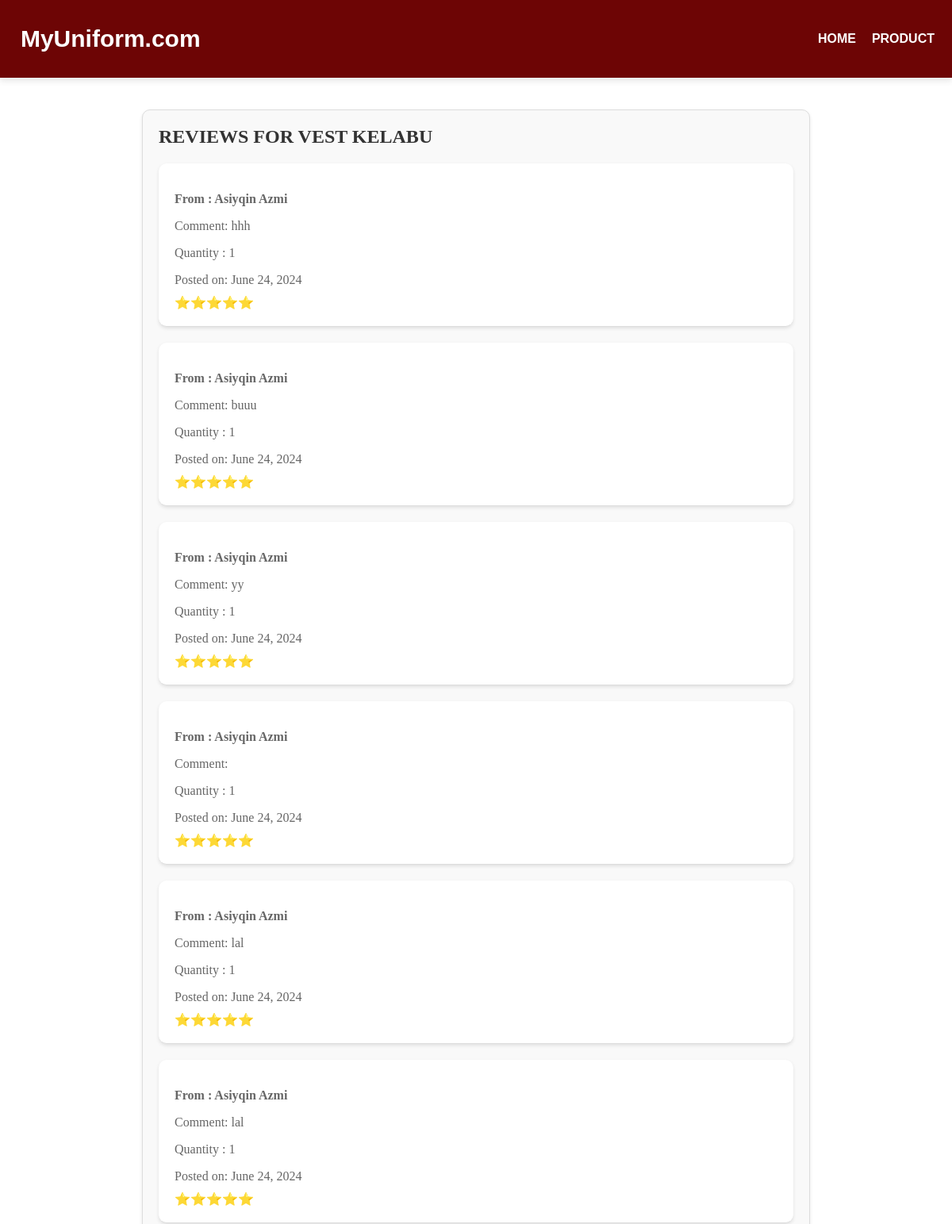
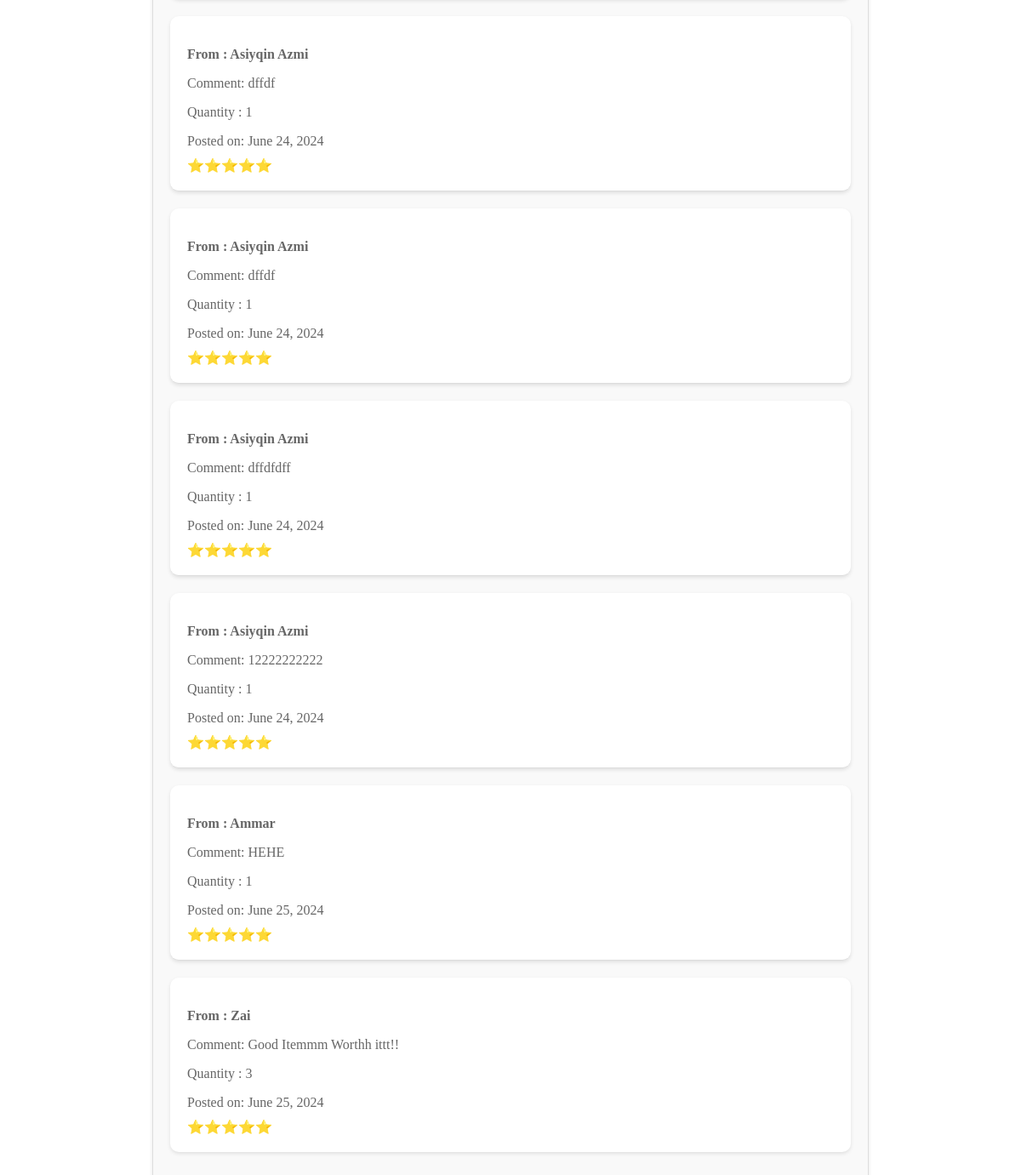
The page /MyUnifoorm/product/review/VK001/ on the database its author committed (2 pictures, top to bottom).
### MyUnifoorm/models.py (models this page shows)
class Product(models.Model):
    ProductID = models.CharField(max_length=5,primary_key=True)
    ProductName = models.TextField()
    ProdImg = models.ImageField(upload_to="productpic" ,default="null")
    Description = models.TextField()
    Price = models.FloatField()
    Brand = models.CharField(max_length=20)
    Size = models.CharField(max_length=4)
    Color = models.CharField(max_length=10)
    Quantity = models.IntegerField()
    Material = models.CharField(max_length=20)

class Review(models.Model):
    ReviewID = models.AutoField(primary_key=True)
    OrderID = models.ForeignKey(Order , on_delete=models.CASCADE)
    Email = models.ForeignKey(User, on_delete=models.CASCADE)
    Comment = models.TextField()
    ReviewDate = models.DateField()

class User(models.Model):
    Email = models.CharField(max_length=25 ,primary_key= True)
    Password  = models.CharField(max_length=12)
    Name = models.TextField()
    PhoneNumber = models.CharField(max_length=13)
    Address = models.TextField()

class Order(models.Model):
    OrderID  = models.AutoField( primary_key= True)
    Email = models.ForeignKey(User,on_delete=models.CASCADE)
    ProductID = models.ForeignKey(Product,on_delete=models.CASCADE)
    Qty = models.IntegerField(default=0)
    OrderDate = models.DateField()
    OrderStatus = models.CharField(max_length=20)
    TotalAmount = models.FloatField()

### MyUnifoorm/views.py (the view)
# urls.py: path('product/review/<str:product_id>/', views.review, name='review'),
def review(request, product_id):
    product = Product.objects.get(ProductID=product_id)
    reviews = Review.objects.filter(OrderID__ProductID=product)
    return render(request, 'review.html', {'reviews': reviews, 'product': product})

### MyUnifoorm/templates/review.html (shortened to what this page needs)
<!DOCTYPE html>
<html lang="en">
<head>
</head>
<header>
    <div class="logo">
        <p>MyUniform.com</p>
    </div>
    <nav>
        <ul>
            <li><a href="/MyUnifoorm/">HOME</a></li>
            <li><a href="/MyUnifoorm/product">PRODUCT</a></li>
        </ul>
    </nav>
</header>
<body>
    <div class="review-product">
        {% if reviews %}
        <h2>REVIEWS FOR {{product.ProductName}}</h2>
        <ul>
            {% for review in reviews %}
                <li>
                    <strong><p>From : {{ review.Email.Name }}</p></strong>
                    <p>Comment: {{ review.Comment }}</p>
                    <p>Quantity : {{review.OrderID.Qty}}</p>
                    <p>Posted on: {{ review.ReviewDate }}</p>
                    <div class="rating">
                        {{ review.Rating }} ⭐⭐⭐⭐⭐
                    </div>
                </li>
            {% endfor %}
        </ul>
    {% else %}
        <p>No reviews available.</p>
    {% endif %}
</div>
</body>
</html>

### MyUnifoorm/templates/review.html (style rules this page uses)
body { margin: 0; padding: 0; }
header { background-color: #6d0505; color: #fff; padding: 2px; display: flex; justify-content: space-between; align-items: center; box-shadow: 0 4px 8px rgba(0, 0, 0, 0.1); position: sticky; top: 0; z-index: 1000; }
.logo { font-size: 30px; font-family: 'Trebuchet MS', 'Lucida Sans Unicode', 'Lucida Grande', 'Lucida Sans', Arial, sans-serif; font-weight: 600; margin-left: 2%; }
nav { margin-left: auto; }
nav ul { list-style-type: none; margin: 0; padding: 0; display: flex; }
nav li { margin-right: 20px; }
nav a { color: #fff; text-decoration: none; font-family: 'Trebuchet MS', 'Lucida Sans Unicode', 'Lucida Grande', 'Lucida Sans', Arial, sans-serif; font-weight: 600; position: relative; padding: 5px 0; }
nav a::after { content: ''; display: block; width: 0; height: 2px; background: #ccc; transition: width .3s; position: absolute; bottom: 0; left: 0; }
.review-product { max-width: 800px; margin: 40px auto; padding: 20px; background-color: #f9f9f9; border: 1px solid #ddd; box-shadow: 0 2px 4px rgba(0, 0, 0, 0.1); border-radius: 10px; }
.review-product h2 { margin-top: 0; font-weight: bold; color: #333; }
.review-product ul { list-style-type: none; margin: 0; padding: 0; }
.review-product li { margin-bottom: 20px; padding: 20px; border-bottom: 1px solid #ddd; background-color: #fff; border-radius: 10px; box-shadow: 0 2px 4px rgba(0, 0, 0, 0.1); }
.review-product li:last-child { border-bottom: none; }
.review-product p { margin-bottom: 10px; font-size: 16px; color: #666; }
.review-product strong { font-weight: bold; color: #333; }

### rows shown on the page
Product: ProductName "VEST KELABU"
Review: Email.Name "Asiyqin Azmi", Comment "hhh", OrderID.Qty "1", ReviewDate "June 24, 2024"
Review: Email.Name "Asiyqin Azmi", Comment "buuu", OrderID.Qty "1", ReviewDate "June 24, 2024"
Review: Email.Name "Asiyqin Azmi", Comment "yy", OrderID.Qty "1", ReviewDate "June 24, 2024"
Review: Email.Name "Asiyqin Azmi", OrderID.Qty "1", ReviewDate "June 24, 2024"
Review: Email.Name "Asiyqin Azmi", Comment "lal", OrderID.Qty "1", ReviewDate "June 24, 2024"
Review: Email.Name "Asiyqin Azmi", Comment "lal", OrderID.Qty "1", ReviewDate "June 24, 2024"
Review: Email.Name "Asiyqin Azmi", Comment "dffdf", OrderID.Qty "1", ReviewDate "June 24, 2024"
Review: Email.Name "Asiyqin Azmi", Comment "dffdf", OrderID.Qty "1", ReviewDate "June 24, 2024"
Review: Email.Name "Asiyqin Azmi", Comment "dffdfdff", OrderID.Qty "1", ReviewDate "June 24, 2024"
Review: Email.Name "Asiyqin Azmi", Comment "12222222222", OrderID.Qty "1", ReviewDate "June 24, 2024"
Review: Email.Name "Ammar", Comment "HEHE", OrderID.Qty "1", ReviewDate "June 25, 2024"
Review: Email.Name "Zai", Comment "Good Itemmm Worthh ittt!!", OrderID.Qty "3", ReviewDate "June 25, 2024"
